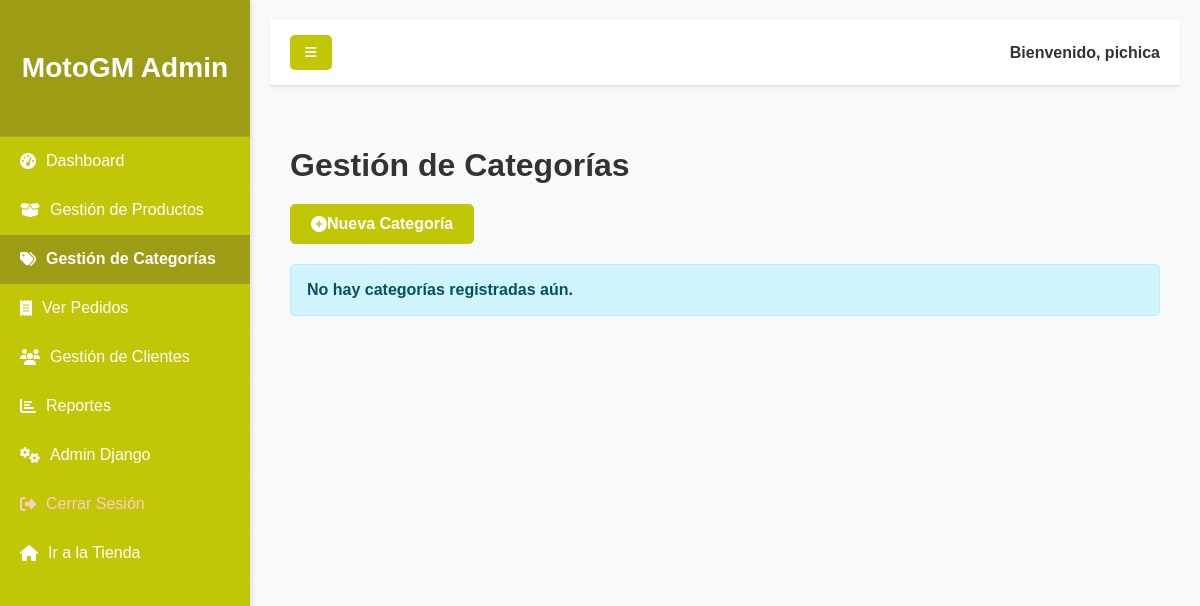
/dashboard_admin/categorias/ (signed in), run on an earlier commit of the app's database.
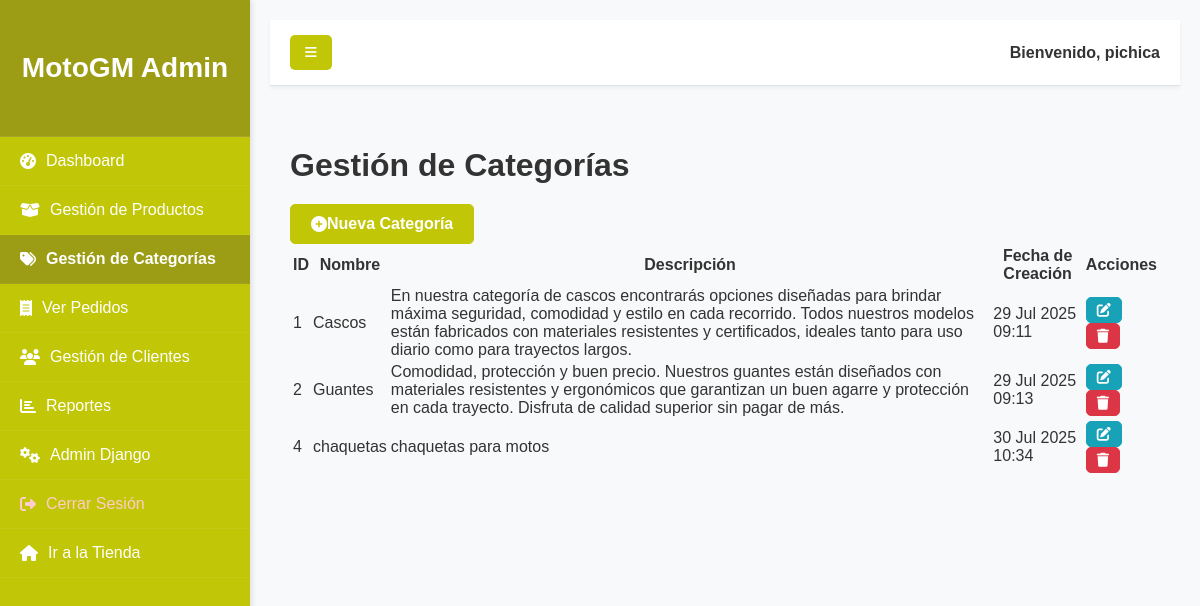
And on a later commit of the database.
### dashboard_admin/models.py (models this page shows, shortened)
class Categoria(models.Model):
    nombre = models.CharField(max_length=100, unique=True, verbose_name="Nombre de la Categoría")
    descripcion = models.TextField(blank=True, null=True, verbose_name="Descripción")
    fecha_creacion = models.DateTimeField(auto_now_add=True, verbose_name="Fecha de Creación")
    fecha_actualizacion = models.DateTimeField(auto_now=True, verbose_name="Fecha de Última Actualización")
    class Meta:
        verbose_name = "Categoría"
        verbose_name_plural = "Categorías"
        ordering = ['nombre'] # Ordenar categorías por nombre por defecto

### dashboard_admin/views.py (the view)
# urls.py: path('categorias/', views.categoria_list, name='categoria_list'),
@login_required
@user_passes_test(is_staff)
def categoria_list(request):
        categorias = Categoria.objects.all().order_by('nombre')
        return render(request, 'dashboard_admin/categoria_list.html', {'categorias': categorias})

### dashboard_admin/views.py (called while the page is built)
def is_staff(user):
        return user.is_staff

### productos/context_processors.py (called while the page is built)
def cart_item_count(request):
    cart_count = 0
    if request.user.is_authenticated:
        cart_count = CarritoItem.objects.filter(usuario=request.user).count() # o .aggregate(Sum('cantidad'))['cantidad__sum'] si quieres sumar las cantidades
    return {'cart_count': cart_count}

### dashboard_admin/templates/dashboard_admin/categoria_list.html (shortened to what this page needs)
    {% extends 'dashboard_admin/dashboard_base.html' %}
    {% block dashboard_content %}
        <h1 class="content-title">Gestión de Categorías</h1>
        <a href="{% url 'dashboard_admin:categoria_create' %}" class="btn-custom btn-primary-custom">
            <i class="fas fa-plus-circle me-2"></i> Nueva Categoría
        </a>
        {% if categorias %}
            <div class="data-table-responsive">
                <table class="data-table">
                    <thead>
                        <tr>
                            <th>ID</th>
                            <th>Nombre</th>
                            <th>Descripción</th>
                            <th>Fecha de Creación</th>
                            <th>Acciones</th>
                        </tr>
                    </thead>
                    <tbody>
                        {% for categoria in categorias %}
                            <tr>
                                <td>{{ categoria.pk }}</td>
                                <td>{{ categoria.nombre }}</td>
                                <td>{{ categoria.descripcion|default:"N/A" }}</td>
                                <td>{{ categoria.fecha_creacion|date:"d M Y H:i" }}</td>
                                <td>
                                    <a href="{% url 'dashboard_admin:categoria_update' categoria.pk %}" class="btn-custom btn-sm-custom btn-info-custom me-2" title="Editar">
                                        <i class="fas fa-edit"></i>
                                    </a>
                                    <form action="{% url 'dashboard_admin:categoria_delete' categoria.pk %}" method="post" class="d-inline" onsubmit="return confirm('¿Estás seguro de que quieres eliminar la categoría \'{{ categoria.nombre }}\'?');">
                                        <button type="submit" class="btn-custom btn-sm-custom btn-danger-custom" title="Eliminar">
                                            <i class="fas fa-trash"></i>
                                        </button>
                                    </form>
                                </td>
                            </tr>
                        {% endfor %}
                    </tbody>
                </table>
            </div>
        {% else %}
            <div class="messages-container">
                <li class="alert-info">No hay categorías registradas aún.</li>
            </div>
        {% endif %}
    {% endblock %}

What changed in the data, as far as the page shows it:
added Categoria: pk "1", nombre "Cascos", descripcion "En nuestra categoría de cascos encontrarás opciones diseñadas para brindar máxima seguridad, comodidad y estilo en cada recorrido. Todos nuestros modelos están fabricados con materiales resistentes y certificados, ideales tanto para uso diario como para trayectos largos.", fecha_creacion "29 Jul 2025 09:11"
added Categoria: pk "2", nombre "Guantes", descripcion "Comodidad, protección y buen precio. Nuestros guantes están diseñados con materiales resistentes y ergonómicos que garantizan un buen agarre y protección en cada trayecto. Disfruta de calidad superior sin pagar de más.", fecha_creacion "29 Jul 2025 09:13"
added Categoria: pk "4", nombre "chaquetas", descripcion "chaquetas para motos", fecha_creacion "30 Jul 2025 10:34"
Also different on the page:
text no longer shown: "No hay categorías registradas aún."
text now shown: "ID Nombre Descripción Fecha de Creación Acciones"
